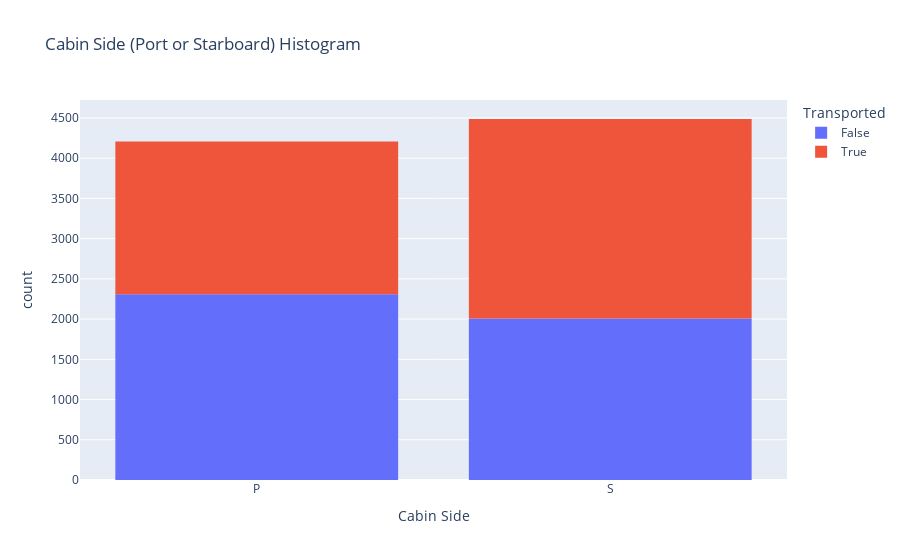

The code cell stored with this chart in its notebook:
### Code cell
#let's take a closer look at cabin side and transported stats 

fig = px.histogram(train_data, x='Cabin Side', title = "Cabin Side (Port or Starboard) Histogram", color= train_data['Transported'])
fig.show()

### Figure 1 — Plotly figure (JSON) as saved in the notebook; plotly's stock layout.template omitted (floating-point values rounded to 4 significant figures; data arrays with more than 128 entries replaced by an {"elided": "..."} marker saying what was removed)
{"data": [{"alignmentgroup": "True", "bingroup": "x", "hovertemplate": "Transported=False<br>Cabin Side=%{x}<br>count=%{y}<extra></extra>", "legendgroup": "False", "marker": {"color": "#636efa", "pattern": {"shape": ""}}, "name": "False", "offsetgroup": "False", "orientation": "v", "showlegend": true, "type": "histogram", "x": {"elided": "4315 str values"}, "xaxis": "x", "yaxis": "y"}, {"alignmentgroup": "True", "bingroup": "x", "hovertemplate": "Transported=True<br>Cabin Side=%{x}<br>count=%{y}<extra></extra>", "legendgroup": "True", "marker": {"color": "#EF553B", "pattern": {"shape": ""}}, "name": "True", "offsetgroup": "True", "orientation": "v", "showlegend": true, "type": "histogram", "x": {"elided": "4378 str values"}, "xaxis": "x", "yaxis": "y"}], "layout": {"barmode": "relative", "legend": {"title": {"text": "Transported"}, "tracegroupgap": 0}, "title": {"text": "Cabin Side (Port or Starboard) Histogram"}, "xaxis": {"anchor": "y", "domain": [0, 1], "title": {"text": "Cabin Side"}}, "yaxis": {"anchor": "x", "domain": [0, 1], "title": {"text": "count"}}}}
